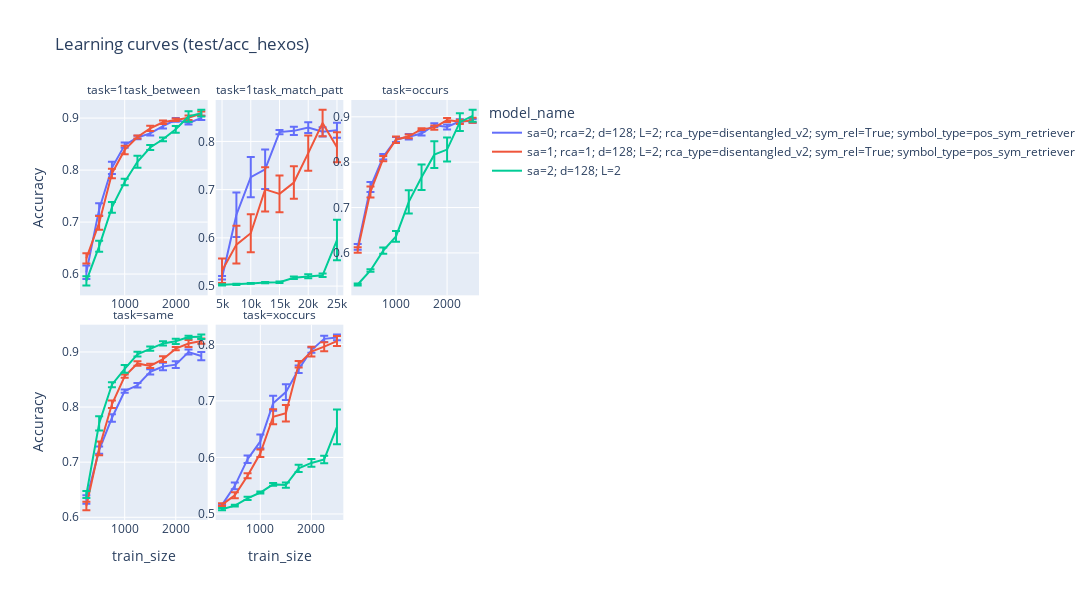

Notebook cell for this chart:
### Code cell
metric = 'test/acc_hexos'
agg_df = project_df_.groupby(['model_name', 'task', 'train_size'])[metric].aggregate(['mean', 'std', 'sem', 'count']).reset_index()
agg_df.rename(columns={'mean': 'Accuracy', 'sem': 'Standard Error', 'std': 'Standard Deviation', 'count': '# of Trials'}, inplace=True)
hover_data = ['# of Trials', 'Standard Deviation', 'Standard Error']
fig = px.line(
    agg_df, x='train_size', y='Accuracy', error_y='Standard Error', color='model_name', hover_data=hover_data, facet_col='task',
    facet_col_wrap=3, title=f'Learning curves ({metric})', width=1400, height=600)
fig.update_xaxes(matches=None)
fig.update_yaxes(showticklabels=True, col=1)
fig.update_yaxes(showticklabels=True, col=2)
fig.update_yaxes(showticklabels=True, col=3)
fig.update_xaxes(showticklabels=True, col=1)
fig.update_xaxes(showticklabels=True, col=2)
fig.update_xaxes(showticklabels=True, col=3)
fig.update_yaxes(matches=None)
fig.show()

### Figure 1 — Plotly figure (JSON) as saved in the notebook; plotly's stock layout.template omitted (floating-point values rounded to 4 significant figures)
{"data": [{"customdata": [[10, 0.0408, 0.0129], [10, 0.03718, 0.01176], [10, 0.0377, 0.01192], [10, 0.0166, 0.005248], [10, 0.0107, 0.003385], [10, 0.01368, 0.004328], [10, 0.01408, 0.004454], [10, 0.01133, 0.003582], [10, 0.009193, 0.002907], [10, 0.01306, 0.004129]], "error_y": {"array": [0.0129, 0.01176, 0.01192, 0.005248, 0.003385, 0.004328, 0.004454, 0.003582, 0.002907, 0.004129]}, "hovertemplate": "model_name=sa=0; rca=2; d=128; L=2; rca_type=disentangled_v2; sym_rel=True; symbol_type=pos_sym_retriever<br>task=1task_between<br>train_size=%{x}<br>Accuracy=%{y}<br># of Trials=%{customdata[0]}<br>Standard Deviation=%{customdata[1]}<br>Standard Error=%{customdata[2]}<extra></extra>", "legendgroup": "sa=0; rca=2; d=128; L=2; rca_type=disentangled_v2; sym_rel=True; symbol_type=pos_sym_retriever", "line": {"color": "#636efa", "dash": "solid"}, "marker": {"symbol": "circle"}, "mode": "lines", "name": "sa=0; rca=2; d=128; L=2; rca_type=disentangled_v2; sym_rel=True; symbol_type=pos_sym_retriever", "orientation": "v", "showlegend": true, "type": "scatter", "x": [250, 500, 750, 1000, 1250, 1500, 1750, 2000, 2250, 2500], "xaxis": "x4", "y": [0.6036, 0.7244, 0.8043, 0.848, 0.8627, 0.8707, 0.8844, 0.8967, 0.8903, 0.9005], "yaxis": "y4"}, {"customdata": [[11, 0.01249, 0.003767], [10, 0.1456, 0.04605], [10, 0.1315, 0.04158], [10, 0.1295, 0.04095], [10, 0.01425, 0.004506], [10, 0.02709, 0.008566], [8, 0.03205, 0.01133], [8, 0.02707, 0.009571], [7, 0.04114, 0.01555]], "error_y": {"array": [0.003767, 0.04605, 0.04158, 0.04095, 0.004506, 0.008566, 0.01133, 0.009571, 0.01555]}, "hovertemplate": "model_name=sa=0; rca=2; d=128; L=2; rca_type=disentangled_v2; sym_rel=True; symbol_type=pos_sym_retriever<br>task=1task_match_patt<br>train_size=%{x}<br>Accuracy=%{y}<br># of Trials=%{customdata[0]}<br>Standard Deviation=%{customdata[1]}<br>Standard Error=%{customdata[2]}<extra></extra>", "legendgroup": "sa=0; rca=2; d=128; L=2; rca_type=disentangled_v2; sym_rel=True; symbol_type=pos_sym_retriever", "line": {"color": "#636efa", "dash": "solid"}, "marker": {"symbol": "circle"}, "mode": "lines", "name": "sa=0; rca=2; d=128; L=2; rca_type=disentangled_v2; sym_rel=True; symbol_type=pos_sym_retriever", "orientation": "v", "showlegend": false, "type": "scatter", "x": [5000, 7500, 10000, 12500, 15000, 17500, 20000, 22500, 25000], "xaxis": "x5", "y": [0.5173, 0.648, 0.726, 0.742, 0.8194, 0.8219, 0.8286, 0.82, 0.8229], "yaxis": "y5"}, {"customdata": [[10, 0.02004, 0.006338], [10, 0.03528, 0.01116], [10, 0.01944, 0.006146], [10, 0.01756, 0.005552], [10, 0.01881, 0.005949], [10, 0.01367, 0.004323], [10, 0.01299, 0.004107], [10, 0.0176, 0.005564], [10, 0.01368, 0.004326], [10, 0.01293, 0.004089]], "error_y": {"array": [0.006338, 0.01116, 0.006146, 0.005552, 0.005949, 0.004323, 0.004107, 0.005564, 0.004326, 0.004089]}, "hovertemplate": "model_name=sa=0; rca=2; d=128; L=2; rca_type=disentangled_v2; sym_rel=True; symbol_type=pos_sym_retriever<br>task=occurs<br>train_size=%{x}<br>Accuracy=%{y}<br># of Trials=%{customdata[0]}<br>Standard Deviation=%{customdata[1]}<br>Standard Error=%{customdata[2]}<extra></extra>", "legendgroup": "sa=0; rca=2; d=128; L=2; rca_type=disentangled_v2; sym_rel=True; symbol_type=pos_sym_retriever", "line": {"color": "#636efa", "dash": "solid"}, "marker": {"symbol": "circle"}, "mode": "lines", "name": "sa=0; rca=2; d=128; L=2; rca_type=disentangled_v2; sym_rel=True; symbol_type=pos_sym_retriever", "orientation": "v", "showlegend": false, "type": "scatter", "x": [250, 500, 750, 1000, 1250, 1500, 1750, 2000, 2250, 2500], "xaxis": "x6", "y": [0.6131, 0.7453, 0.8121, 0.85, 0.8561, 0.863, 0.8816, 0.8775, 0.89, 0.891], "yaxis": "y6"}, {"customdata": [[10, 0.02459, 0.007777], [10, 0.02056, 0.0065], [10, 0.02143, 0.006775], [10, 0.009193, 0.002907], [10, 0.01324, 0.004187], [10, 0.01522, 0.004813], [10, 0.02091, 0.006612], [10, 0.01985, 0.006277], [10, 0.01458, 0.004609], [10, 0.02387, 0.007549]], "error_y": {"array": [0.007777, 0.0065, 0.006775, 0.002907, 0.004187, 0.004813, 0.006612, 0.006277, 0.004609, 0.007549]}, "hovertemplate": "model_name=sa=0; rca=2; d=128; L=2; rca_type=disentangled_v2; sym_rel=True; symbol_type=pos_sym_retriever<br>task=same<br>train_size=%{x}<br>Accuracy=%{y}<br># of Trials=%{customdata[0]}<br>Standard Deviation=%{customdata[1]}<br>Standard Error=%{customdata[2]}<extra></extra>", "legendgroup": "sa=0; rca=2; d=128; L=2; rca_type=disentangled_v2; sym_rel=True; symbol_type=pos_sym_retriever", "line": {"color": "#636efa", "dash": "solid"}, "marker": {"symbol": "circle"}, "mode": "lines", "name": "sa=0; rca=2; d=128; L=2; rca_type=disentangled_v2; sym_rel=True; symbol_type=pos_sym_retriever", "orientation": "v", "showlegend": false, "type": "scatter", "x": [250, 500, 750, 1000, 1250, 1500, 1750, 2000, 2250, 2500], "xaxis": "x", "y": [0.6322, 0.7218, 0.7802, 0.8289, 0.8395, 0.8638, 0.8736, 0.877, 0.8998, 0.8926], "yaxis": "y"}, {"customdata": [[10, 0.005346, 0.001691], [10, 0.01898, 0.006003], [10, 0.02118, 0.006696], [10, 0.03843, 0.01215], [10, 0.04239, 0.0134], [10, 0.0442, 0.01398], [10, 0.02117, 0.006693], [10, 0.01466, 0.004636], [10, 0.01698, 0.005371], [10, 0.01645, 0.005202]], "error_y": {"array": [0.001691, 0.006003, 0.006696, 0.01215, 0.0134, 0.01398, 0.006693, 0.004636, 0.005371, 0.005202]}, "hovertemplate": "model_name=sa=0; rca=2; d=128; L=2; rca_type=disentangled_v2; sym_rel=True; symbol_type=pos_sym_retriever<br>task=xoccurs<br>train_size=%{x}<br>Accuracy=%{y}<br># of Trials=%{customdata[0]}<br>Standard Deviation=%{customdata[1]}<br>Standard Error=%{customdata[2]}<extra></extra>", "legendgroup": "sa=0; rca=2; d=128; L=2; rca_type=disentangled_v2; sym_rel=True; symbol_type=pos_sym_retriever", "line": {"color": "#636efa", "dash": "solid"}, "marker": {"symbol": "circle"}, "mode": "lines", "name": "sa=0; rca=2; d=128; L=2; rca_type=disentangled_v2; sym_rel=True; symbol_type=pos_sym_retriever", "orientation": "v", "showlegend": false, "type": "scatter", "x": [250, 500, 750, 1000, 1250, 1500, 1750, 2000, 2250, 2500], "xaxis": "x2", "y": [0.5161, 0.5497, 0.5969, 0.6283, 0.6958, 0.7155, 0.7561, 0.7898, 0.8097, 0.8123], "yaxis": "y2"}, {"customdata": [[10, 0.03133, 0.009907], [10, 0.04188, 0.01324], [10, 0.02927, 0.009257], [10, 0.02589, 0.008187], [10, 0.009488, 0.003], [10, 0.01562, 0.004939], [10, 0.01122, 0.003547], [10, 0.007969, 0.00252], [10, 0.01351, 0.004273], [10, 0.01331, 0.00421]], "error_y": {"array": [0.009907, 0.01324, 0.009257, 0.008187, 0.003, 0.004939, 0.003547, 0.00252, 0.004273, 0.00421]}, "hovertemplate": "model_name=sa=1; rca=1; d=128; L=2; rca_type=disentangled_v2; sym_rel=True; symbol_type=pos_sym_retriever<br>task=1task_between<br>train_size=%{x}<br>Accuracy=%{y}<br># of Trials=%{customdata[0]}<br>Standard Deviation=%{customdata[1]}<br>Standard Error=%{customdata[2]}<extra></extra>", "legendgroup": "sa=1; rca=1; d=128; L=2; rca_type=disentangled_v2; sym_rel=True; symbol_type=pos_sym_retriever", "line": {"color": "#EF553B", "dash": "solid"}, "marker": {"symbol": "circle"}, "mode": "lines", "name": "sa=1; rca=1; d=128; L=2; rca_type=disentangled_v2; sym_rel=True; symbol_type=pos_sym_retriever", "orientation": "v", "showlegend": true, "type": "scatter", "x": [250, 500, 750, 1000, 1250, 1500, 1750, 2000, 2250, 2500], "xaxis": "x4", "y": [0.6303, 0.6984, 0.7934, 0.8388, 0.8637, 0.8803, 0.892, 0.8969, 0.9005, 0.9085], "yaxis": "y4"}, {"customdata": [[11, 0.08397, 0.02532], [10, 0.1243, 0.03932], [10, 0.1243, 0.0393], [10, 0.1457, 0.04609], [10, 0.1212, 0.03833], [10, 0.1071, 0.03386], [10, 0.1158, 0.03663], [10, 0.08693, 0.02749], [10, 0.09798, 0.03099]], "error_y": {"array": [0.02532, 0.03932, 0.0393, 0.04609, 0.03833, 0.03386, 0.03663, 0.02749, 0.03099]}, "hovertemplate": "model_name=sa=1; rca=1; d=128; L=2; rca_type=disentangled_v2; sym_rel=True; symbol_type=pos_sym_retriever<br>task=1task_match_patt<br>train_size=%{x}<br>Accuracy=%{y}<br># of Trials=%{customdata[0]}<br>Standard Deviation=%{customdata[1]}<br>Standard Error=%{customdata[2]}<extra></extra>", "legendgroup": "sa=1; rca=1; d=128; L=2; rca_type=disentangled_v2; sym_rel=True; symbol_type=pos_sym_retriever", "line": {"color": "#EF553B", "dash": "solid"}, "marker": {"symbol": "circle"}, "mode": "lines", "name": "sa=1; rca=1; d=128; L=2; rca_type=disentangled_v2; sym_rel=True; symbol_type=pos_sym_retriever", "orientation": "v", "showlegend": false, "type": "scatter", "x": [5000, 7500, 10000, 12500, 15000, 17500, 20000, 22500, 25000], "xaxis": "x5", "y": [0.5319, 0.586, 0.6096, 0.7005, 0.6912, 0.7147, 0.7757, 0.8381, 0.7878], "yaxis": "y5"}, {"customdata": [[10, 0.0189, 0.005978], [10, 0.03849, 0.01217], [10, 0.01794, 0.005675], [10, 0.02296, 0.007262], [10, 0.01319, 0.004171], [10, 0.006103, 0.00193], [10, 0.01474, 0.00466], [10, 0.01391, 0.004397], [10, 0.01465, 0.004632], [10, 0.0175, 0.005535]], "error_y": {"array": [0.005978, 0.01217, 0.005675, 0.007262, 0.004171, 0.00193, 0.00466, 0.004397, 0.004632, 0.005535]}, "hovertemplate": "model_name=sa=1; rca=1; d=128; L=2; rca_type=disentangled_v2; sym_rel=True; symbol_type=pos_sym_retriever<br>task=occurs<br>train_size=%{x}<br>Accuracy=%{y}<br># of Trials=%{customdata[0]}<br>Standard Deviation=%{customdata[1]}<br>Standard Error=%{customdata[2]}<extra></extra>", "legendgroup": "sa=1; rca=1; d=128; L=2; rca_type=disentangled_v2; sym_rel=True; symbol_type=pos_sym_retriever", "line": {"color": "#EF553B", "dash": "solid"}, "marker": {"symbol": "circle"}, "mode": "lines", "name": "sa=1; rca=1; d=128; L=2; rca_type=disentangled_v2; sym_rel=True; symbol_type=pos_sym_retriever", "orientation": "v", "showlegend": false, "type": "scatter", "x": [250, 500, 750, 1000, 1250, 1500, 1750, 2000, 2250, 2500], "xaxis": "x6", "y": [0.6063, 0.7344, 0.8078, 0.8495, 0.857, 0.8729, 0.8761, 0.8928, 0.8889, 0.8925], "yaxis": "y6"}, {"customdata": [[10, 0.02445, 0.007732], [10, 0.03959, 0.01252], [10, 0.02168, 0.006854], [10, 0.009142, 0.002891], [10, 0.01285, 0.004065], [10, 0.0125, 0.003954], [10, 0.01658, 0.005242], [10, 0.009248, 0.002924], [10, 0.0201, 0.006356], [10, 0.01515, 0.004791]], "error_y": {"array": [0.007732, 0.01252, 0.006854, 0.002891, 0.004065, 0.003954, 0.005242, 0.002924, 0.006356, 0.004791]}, "hovertemplate": "model_name=sa=1; rca=1; d=128; L=2; rca_type=disentangled_v2; sym_rel=True; symbol_type=pos_sym_retriever<br>task=same<br>train_size=%{x}<br>Accuracy=%{y}<br># of Trials=%{customdata[0]}<br>Standard Deviation=%{customdata[1]}<br>Standard Error=%{customdata[2]}<extra></extra>", "legendgroup": "sa=1; rca=1; d=128; L=2; rca_type=disentangled_v2; sym_rel=True; symbol_type=pos_sym_retriever", "line": {"color": "#EF553B", "dash": "solid"}, "marker": {"symbol": "circle"}, "mode": "lines", "name": "sa=1; rca=1; d=128; L=2; rca_type=disentangled_v2; sym_rel=True; symbol_type=pos_sym_retriever", "orientation": "v", "showlegend": false, "type": "scatter", "x": [250, 500, 750, 1000, 1250, 1500, 1750, 2000, 2250, 2500], "xaxis": "x", "y": [0.6205, 0.7252, 0.805, 0.856, 0.8792, 0.8746, 0.8868, 0.906, 0.9152, 0.9197], "yaxis": "y"}, {"customdata": [[10, 0.008254, 0.00261], [10, 0.01635, 0.005171], [10, 0.01408, 0.004454], [10, 0.02102, 0.006647], [10, 0.04162, 0.01316], [10, 0.04642, 0.01468], [10, 0.01827, 0.005778], [10, 0.02731, 0.008636], [10, 0.02493, 0.007885], [10, 0.02834, 0.008963]], "error_y": {"array": [0.00261, 0.005171, 0.004454, 0.006647, 0.01316, 0.01468, 0.005778, 0.008636, 0.007885, 0.008963]}, "hovertemplate": "model_name=sa=1; rca=1; d=128; L=2; rca_type=disentangled_v2; sym_rel=True; symbol_type=pos_sym_retriever<br>task=xoccurs<br>train_size=%{x}<br>Accuracy=%{y}<br># of Trials=%{customdata[0]}<br>Standard Deviation=%{customdata[1]}<br>Standard Error=%{customdata[2]}<extra></extra>", "legendgroup": "sa=1; rca=1; d=128; L=2; rca_type=disentangled_v2; sym_rel=True; symbol_type=pos_sym_retriever", "line": {"color": "#EF553B", "dash": "solid"}, "marker": {"symbol": "circle"}, "mode": "lines", "name": "sa=1; rca=1; d=128; L=2; rca_type=disentangled_v2; sym_rel=True; symbol_type=pos_sym_retriever", "orientation": "v", "showlegend": false, "type": "scatter", "x": [250, 500, 750, 1000, 1250, 1500, 1750, 2000, 2250, 2500], "xaxis": "x2", "y": [0.5164, 0.5331, 0.5675, 0.6073, 0.672, 0.6781, 0.7648, 0.7872, 0.7959, 0.8058], "yaxis": "y2"}, {"customdata": [[10, 0.02828, 0.008943], [10, 0.0335, 0.01059], [10, 0.0329, 0.01041], [10, 0.01975, 0.006246], [10, 0.03597, 0.01137], [10, 0.01467, 0.004638], [10, 0.01153, 0.003647], [10, 0.02057, 0.006506], [10, 0.03203, 0.01013], [10, 0.02061, 0.006517]], "error_y": {"array": [0.008943, 0.01059, 0.01041, 0.006246, 0.01137, 0.004638, 0.003647, 0.006506, 0.01013, 0.006517]}, "hovertemplate": "model_name=sa=2; d=128; L=2<br>task=1task_between<br>train_size=%{x}<br>Accuracy=%{y}<br># of Trials=%{customdata[0]}<br>Standard Deviation=%{customdata[1]}<br>Standard Error=%{customdata[2]}<extra></extra>", "legendgroup": "sa=2; d=128; L=2", "line": {"color": "#00cc96", "dash": "solid"}, "marker": {"symbol": "circle"}, "mode": "lines", "name": "sa=2; d=128; L=2", "orientation": "v", "showlegend": true, "type": "scatter", "x": [250, 500, 750, 1000, 1250, 1500, 1750, 2000, 2250, 2500], "xaxis": "x4", "y": [0.5869, 0.6533, 0.7282, 0.7772, 0.816, 0.8435, 0.8592, 0.8784, 0.9031, 0.9095], "yaxis": "y4"}, {"customdata": [[11, 0.004603, 0.001388], [10, 0.003496, 0.001106], [10, 0.002647, 0.0008372], [10, 0.004342, 0.001373], [10, 0.005214, 0.001649], [10, 0.007726, 0.002443], [10, 0.013, 0.00411], [10, 0.01182, 0.003737], [10, 0.133, 0.04204]], "error_y": {"array": [0.001388, 0.001106, 0.0008372, 0.001373, 0.001649, 0.002443, 0.00411, 0.003737, 0.04204]}, "hovertemplate": "model_name=sa=2; d=128; L=2<br>task=1task_match_patt<br>train_size=%{x}<br>Accuracy=%{y}<br># of Trials=%{customdata[0]}<br>Standard Deviation=%{customdata[1]}<br>Standard Error=%{customdata[2]}<extra></extra>", "legendgroup": "sa=2; d=128; L=2", "line": {"color": "#00cc96", "dash": "solid"}, "marker": {"symbol": "circle"}, "mode": "lines", "name": "sa=2; d=128; L=2", "orientation": "v", "showlegend": false, "type": "scatter", "x": [5000, 7500, 10000, 12500, 15000, 17500, 20000, 22500, 25000], "xaxis": "x5", "y": [0.5025, 0.5035, 0.5056, 0.5072, 0.508, 0.5173, 0.5202, 0.5223, 0.5954], "yaxis": "y5"}, {"customdata": [[10, 0.007135, 0.002256], [10, 0.008999, 0.002846], [10, 0.02118, 0.006698], [10, 0.03671, 0.01161], [10, 0.08026, 0.02538], [10, 0.08924, 0.02822], [10, 0.09322, 0.02948], [10, 0.08359, 0.02643], [10, 0.06141, 0.01942], [10, 0.04213, 0.01332]], "error_y": {"array": [0.002256, 0.002846, 0.006698, 0.01161, 0.02538, 0.02822, 0.02948, 0.02643, 0.01942, 0.01332]}, "hovertemplate": "model_name=sa=2; d=128; L=2<br>task=occurs<br>train_size=%{x}<br>Accuracy=%{y}<br># of Trials=%{customdata[0]}<br>Standard Deviation=%{customdata[1]}<br>Standard Error=%{customdata[2]}<extra></extra>", "legendgroup": "sa=2; d=128; L=2", "line": {"color": "#00cc96", "dash": "solid"}, "marker": {"symbol": "circle"}, "mode": "lines", "name": "sa=2; d=128; L=2", "orientation": "v", "showlegend": false, "type": "scatter", "x": [250, 500, 750, 1000, 1250, 1500, 1750, 2000, 2250, 2500], "xaxis": "x6", "y": [0.5304, 0.5614, 0.605, 0.6364, 0.7125, 0.7668, 0.8165, 0.8278, 0.8882, 0.9022], "yaxis": "y6"}, {"customdata": [[10, 0.01987, 0.006282], [10, 0.04093, 0.01294], [10, 0.01439, 0.004552], [10, 0.02182, 0.006901], [10, 0.01352, 0.004277], [10, 0.01239, 0.003919], [10, 0.01198, 0.00379], [10, 0.01479, 0.004676], [10, 0.00847, 0.002678], [9, 0.01236, 0.00412]], "error_y": {"array": [0.006282, 0.01294, 0.004552, 0.006901, 0.004277, 0.003919, 0.00379, 0.004676, 0.002678, 0.00412]}, "hovertemplate": "model_name=sa=2; d=128; L=2<br>task=same<br>train_size=%{x}<br>Accuracy=%{y}<br># of Trials=%{customdata[0]}<br>Standard Deviation=%{customdata[1]}<br>Standard Error=%{customdata[2]}<extra></extra>", "legendgroup": "sa=2; d=128; L=2", "line": {"color": "#00cc96", "dash": "solid"}, "marker": {"symbol": "circle"}, "mode": "lines", "name": "sa=2; d=128; L=2", "orientation": "v", "showlegend": false, "type": "scatter", "x": [250, 500, 750, 1000, 1250, 1500, 1750, 2000, 2250, 2500], "xaxis": "x", "y": [0.6414, 0.7702, 0.8406, 0.8693, 0.8959, 0.9059, 0.9155, 0.9193, 0.9269, 0.9276], "yaxis": "y"}, {"customdata": [[10, 0.005968, 0.001887], [10, 0.005379, 0.001701], [10, 0.009124, 0.002885], [10, 0.006136, 0.00194], [10, 0.00784, 0.002479], [10, 0.01452, 0.004593], [10, 0.02031, 0.006423], [10, 0.02176, 0.006881], [10, 0.02099, 0.006637], [10, 0.09779, 0.03092]], "error_y": {"array": [0.001887, 0.001701, 0.002885, 0.00194, 0.002479, 0.004593, 0.006423, 0.006881, 0.006637, 0.03092]}, "hovertemplate": "model_name=sa=2; d=128; L=2<br>task=xoccurs<br>train_size=%{x}<br>Accuracy=%{y}<br># of Trials=%{customdata[0]}<br>Standard Deviation=%{customdata[1]}<br>Standard Error=%{customdata[2]}<extra></extra>", "legendgroup": "sa=2; d=128; L=2", "line": {"color": "#00cc96", "dash": "solid"}, "marker": {"symbol": "circle"}, "mode": "lines", "name": "sa=2; d=128; L=2", "orientation": "v", "showlegend": false, "type": "scatter", "x": [250, 500, 750, 1000, 1250, 1500, 1750, 2000, 2250, 2500], "xaxis": "x2", "y": [0.5084, 0.5148, 0.5275, 0.5379, 0.5523, 0.5511, 0.5806, 0.5902, 0.5964, 0.654], "yaxis": "y2"}], "layout": {"annotations": [{"font": {}, "showarrow": false, "text": "task=same", "x": 0.16, "xanchor": "center", "xref": "paper", "y": 0.465, "yanchor": "bottom", "yref": "paper"}, {"font": {}, "showarrow": false, "text": "task=xoccurs", "x": 0.5, "xanchor": "center", "xref": "paper", "y": 0.465, "yanchor": "bottom", "yref": "paper"}, {"font": {}, "showarrow": false, "text": "task=1task_between", "x": 0.16, "xanchor": "center", "xref": "paper", "y": 1.0, "yanchor": "bottom", "yref": "paper"}, {"font": {}, "showarrow": false, "text": "task=1task_match_patt", "x": 0.5, "xanchor": "center", "xref": "paper", "y": 1.0, "yanchor": "bottom", "yref": "paper"}, {"font": {}, "showarrow": false, "text": "task=occurs", "x": 0.84, "xanchor": "center", "xref": "paper", "y": 1.0, "yanchor": "bottom", "yref": "paper"}], "height": 600, "legend": {"title": {"text": "model_name"}, "tracegroupgap": 0}, "title": {"text": "Learning curves (test/acc_hexos)"}, "width": 1400, "xaxis": {"anchor": "y", "domain": [0, 0.32], "showticklabels": true, "title": {"text": "train_size"}}, "xaxis2": {"anchor": "y2", "domain": [0.34, 0.66], "showticklabels": true, "title": {"text": "train_size"}}, "xaxis3": {"anchor": "y3", "domain": [0.68, 1.0], "showticklabels": true, "title": {"text": "train_size"}}, "xaxis4": {"anchor": "y4", "domain": [0, 0.32], "showticklabels": true}, "xaxis5": {"anchor": "y5", "domain": [0.34, 0.66], "showticklabels": true}, "xaxis6": {"anchor": "y6", "domain": [0.68, 1.0], "showticklabels": true}, "yaxis": {"anchor": "x", "domain": [0, 0.465], "showticklabels": true, "title": {"text": "Accuracy"}}, "yaxis2": {"anchor": "x2", "domain": [0, 0.465], "showticklabels": true}, "yaxis3": {"anchor": "x3", "domain": [0, 0.465], "showticklabels": true}, "yaxis4": {"anchor": "x4", "domain": [0.535, 1.0], "showticklabels": true, "title": {"text": "Accuracy"}}, "yaxis5": {"anchor": "x5", "domain": [0.535, 1.0], "showticklabels": true}, "yaxis6": {"anchor": "x6", "domain": [0.535, 1.0], "showticklabels": true}}}
